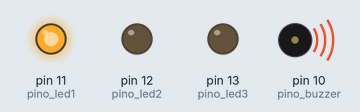
Recording of a program running on a simulated Arduino Uno, built with avr-gcc and run on an emulated ATmega328P. Shown: output pins drawn as LEDs (lit = HIGH), buzzer (waves = sounding). Pins used as bus, display or sensor lines are not drawn.

Above: at 0.27 s.
At 11.19 s:
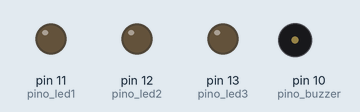
At 15.6 s:
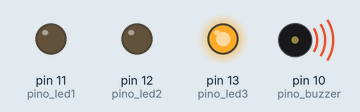
At 35.7 s:
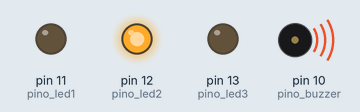
Timing chart, 0 to 40.0 s (numbered marks = the images above):
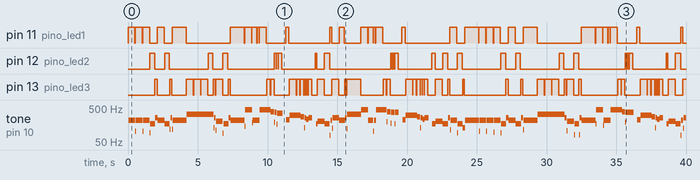

The program:

main.cpp
```cpp
#include <Arduino.h>

// Variaveis para armazenar os pinos de cada componente conectado
const int pino_botao1 = 7;
const int pino_botao2 = 8;
const int pino_botao3 = 9;

const int c = 261;
const int d = 294;
const int e = 329;
const int f = 349;
const int g = 391;
const int gS = 415;
const int a = 440;
const int aS = 455;
const int b = 466;
const int cH = 523;
const int cSH = 554;
const int dH = 587;
const int dSH = 622;
const int eH = 659;
const int fH = 698;
const int fSH = 740;
const int gH = 784;
const int gSH = 830;
const int aH = 880;

const int pino_buzzer = 10;
const int pino_led1 = 11;
const int pino_led2 = 12;
const int pino_led3 = 13;
//Referencia das notas http://home.mit.bme.hu/~bako/tonecalc/tonecalc.htm

void setup(){
  // Configura os pinos
  pinMode(pino_botao1, INPUT_PULLUP);
  pinMode(pino_botao2, INPUT_PULLUP);
  pinMode(pino_botao3, INPUT_PULLUP);
  pinMode(pino_buzzer, OUTPUT);
  pinMode(pino_led1, OUTPUT);
  pinMode(pino_led2, OUTPUT);
  pinMode(pino_led3, OUTPUT);
}

void beep (int frequencyInHertz, long timeInMilliseconds, int ledPin)
{
    digitalWrite(ledPin, HIGH);
    //LED acompanhando notas tocas

    int x;
    long delayAmount = (long)(1000000/frequencyInHertz);
    long loopTime = (long)((timeInMilliseconds*1000)/(delayAmount*2));
    for (x=0;x<loopTime;x++)
    {
        digitalWrite(pino_buzzer,HIGH);
        delayMicroseconds(delayAmount);

        digitalWrite(pino_buzzer,LOW);
        delayMicroseconds(delayAmount);
    }

    digitalWrite(ledPin, LOW);


    delay(20);
    //a little delay to make all notes sound separate
}

void march()
{
    //for the sheet music see:
    //http://www.musicnotes.com/sheetmusic/mtd.asp?ppn=MN0016254
    //this is just a translation of said sheet music to frequencies / time in ms
    //used 500 ms for a quart note

    beep(a, 500, pino_led1);
    beep(a, 500, pino_led1);
    beep(a, 500, pino_led1);
    beep(f, 350, pino_led2);
    beep(cH, 150, pino_led3);

    beep(a, 500, pino_led1);
    beep(f, 350, pino_led2);
    beep(cH, 150, pino_led3);
    beep(a, 1000, pino_led1);
    //first bit

    beep(eH, 500, pino_led3);
    beep(eH, 500, pino_led3);
    beep(eH, 500, pino_led3);
    beep(fH, 350, pino_led2);
    beep(cH, 150, pino_led3);

    beep(gS, 500, pino_led3);
    beep(f, 350, pino_led2);
    beep(cH, 150, pino_led3);
    beep(a, 1000, pino_led1);
    //second bit...

    beep(aH, 500, pino_led1);
    beep(a, 350, pino_led1);
    beep(a, 150, pino_led1);
    beep(aH, 500, pino_led1);
    beep(gSH, 250, pino_led3);
    beep(gH, 250, pino_led3);

    beep(fSH, 125, pino_led2);
    beep(fH, 125, pino_led2);
    beep(fSH, 250, pino_led2);
    delay(250);
    beep(aS, 250, pino_led1);
    beep(dSH, 500, pino_led3);
    beep(dH, 250, pino_led3);
    beep(cSH, 250, pino_led3);
    //start of the interesting bit

    beep(cH, 125, pino_led3);
    beep(b, 125, pino_led3);
    beep(cH, 250, pino_led3);
    delay(250);
    beep(f, 125, pino_led2);
    beep(gS, 500, pino_led3);
    beep(f, 375, pino_led2);
    beep(a, 125, pino_led1);

    beep(cH, 500, pino_led3);
    beep(a, 375, pino_led1);
    beep(cH, 125, pino_led3);
    beep(eH, 1000, pino_led3);
    //more interesting stuff (this doesn't quite get it right somehow)

    beep(aH, 500, pino_led1);
    beep(a, 350, pino_led1);
    beep(a, 150, pino_led1);
    beep(aH, 500, pino_led1);
    beep(gSH, 250, pino_led3);
    beep(gH, 250, pino_led3);

    beep(fSH, 125, pino_led2);
    beep(fH, 125, pino_led2);
    beep(fSH, 250, pino_led2);
    delay(250);
    beep(aS, 250, pino_led1);
    beep(dSH, 500, pino_led3);
    beep(dH, 250, pino_led3);
    beep(cSH, 250, pino_led3);
    //repeat... repeat

    beep(cH, 125, pino_led3);
    beep(b, 125, pino_led3);
    beep(cH, 250, pino_led3);
    delay(250);
    beep(f, 250, pino_led2);
    beep(gS, 500, pino_led3);
    beep(f, 375, pino_led2);
    beep(cH, 125, pino_led3);

    beep(a, 500, pino_led1);
    beep(f, 375, pino_led2);
    beep(c, 125, pino_led3);
    beep(a, 1000, pino_led1);
}

void loop(){
   march();
}
```

Measured:
- by itself, pin 12 (pino_led2): LOW → HIGH at 1.6 s, → LOW 0.35 s later, → HIGH 0.71 s later, → LOW 0.35 s later, … (48 changes in this stretch)
- by itself, pin 13 (pino_led3): LOW → HIGH at 1.9 s, → LOW 0.15 s later, → HIGH 0.91 s later, → LOW 0.15 s later, … (97 changes in this stretch)
- by itself, tone on pin 10 (pino_buzzer): plays 220 Hz for 0.48 s, 104 Hz for 0.04 s, 220 Hz for 0.48 s, 104 Hz for 0.04 s, 220 Hz for 0.48 s, 94 Hz for 0.04 s … (124 notes in this stretch)
